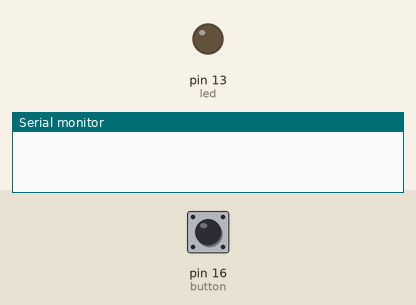
A sketch run on a simulated Arduino Uno, built with avr-gcc and run on an emulated ATmega328P. Shown: output pins drawn as LEDs (lit = HIGH), the last lines printed to the serial monitor. Inputs (shaded band) come from the test bench; at power-on: pin 16 (button) LOW.

Above: at 1.2 s.
1.3 s: pin 16 (button) pulled HIGH for 1 s
At 2.46 s:
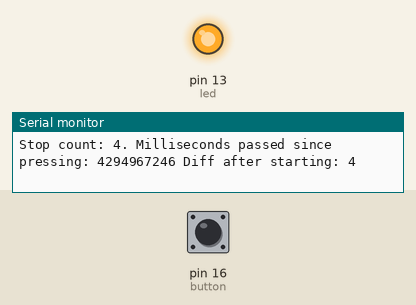
4.3 s: pin 16 (button) pulled HIGH for 3.2 s
Timing chart, 0 to 9.6 s (numbered marks = the images above; inputs shaded):
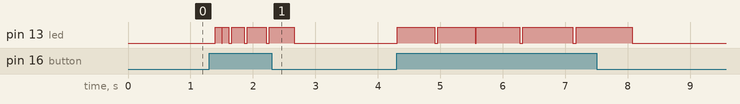

The sketch:

testTimer1Interrupts.ino
```cpp
#include <TimerOne.h>

const int led = LED_BUILTIN;  // the pin with a LED
const int button = 16;
unsigned long period = 100000; // period used in next
unsigned long periodPlus = 100000;

void setup(void)
{
  pinMode(led, OUTPUT);
  pinMode(button, INPUT);
  Timer1.initialize(100000);
  Timer1.attachInterrupt(disableLed); // blinkLED to run every 0.15 seconds
  Serial.begin(115200);
}

unsigned long startMillis2;
unsigned long stopMillis2;
unsigned long startMillis;
unsigned long stopMillis;
unsigned long stopCountPrev = 0;
unsigned long stopCount = 0;
unsigned long millisDiff;
int startMotor = 0;

// The interrupt will blink the LED, and keep
// track of how many times it has blinked.
volatile unsigned long blinkCount = 0; // use volatile for shared variables

void disableLed(void)
{
  if (startMotor == 1) {
    digitalWrite(led, HIGH);
    startMillis =  stopMillis2 = millis();
    startMotor = 2;
    Timer1.setPeriod(period);
  } else  if (startMotor == 2) {
    digitalWrite(led, LOW);
    stopMillis = millis();
    startMotor = 0;
    stopCount++;
    Timer1.setPeriod(periodPlus / 10);
  }
}

void loop(void)
{
  if (!startMotor && digitalRead(button)) {
    startMotor = 1;
    startMillis2 = millis();
  } else {
    if (stopCountPrev < stopCount) {
      noInterrupts();
      millisDiff = stopMillis - startMillis;
      stopCountPrev = stopCount;
      interrupts();
      Serial.print("Stop count: ");
      Serial.print(stopCountPrev);
      Serial.print(". Milliseconds passed since pressing: ");
      Serial.print(millisDiff);
      Serial.print(" Diff after starting: ");
      Serial.println(stopMillis2 - startMillis2);
      if (period < periodPlus*10) {
        period += periodPlus;
      } else {
        period = periodPlus;
      }
    }
  }
  delay(50);
}
```
